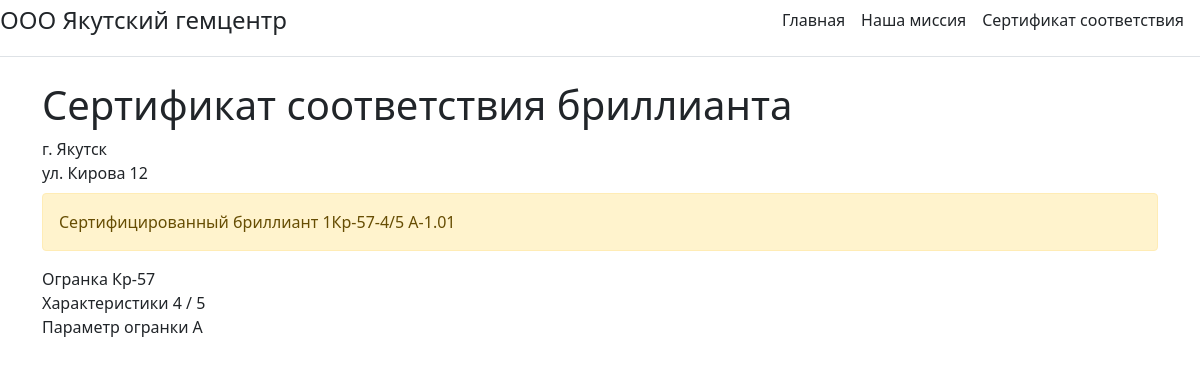
Page /sertif/1/ on the committed database.
### main/models.py (models this page shows)
class Diamonds4c(models.Model):
    ogr = models.CharField('Огранка', max_length=20)
    col = models.CharField('Цвет', max_length=3)
    cla = models.CharField('Чистота', max_length=3)
    cut = models.CharField('Параметр огранки', max_length=1)
    carat = models.FloatField('Карат')
    pcs = models.IntegerField('Штук')
    def __str__(self):
        return str(self.pcs)+self.ogr+"-"+self.col+'/'+self.cla+\
               ' ' + self.cut+'-'+str(self.carat)
    class Meta:
        verbose_name = 'Сертифицированный бриллиант'
        verbose_name_plural = 'Сертифицированные бриллианты'

### main/views.py (the view)
# urls.py: path('sertif/<int:sertid>/', views.sertifpar, name='sertpar'),
def sertifpar(request,sertid):
    diam = Diamonds4c.objects.order_by('id')[:sertid]
    return render(request, 'main/sertif.html', {'diam':diam})

### main/templates/main/sertif.html
{% extends 'main/base.html' %}
{% block title %}
  Сертификат соответствия бриллианта
{% endblock %}
{% block content %}
 г. Якутск <br> ул. Кирова  12
 {% for el in diam %}
 <div class="alert alert-warning mt-2">
     Сертифицированный бриллиант {{el}}
 </div>
Огранка  {{ el.ogr}} <br>
Характеристики  {{ el.col }} / {{el.cla}} <br>
Параметр огранки  {{ el.cut }} <br>
 {% endfor %}
{% endblock %}

### rows in the picture
Diamonds4c: pcs+ogr+col "1Кр-57-4/5 А-1.01", ogr "Кр-57", col "4", cla "5", cut "А"
